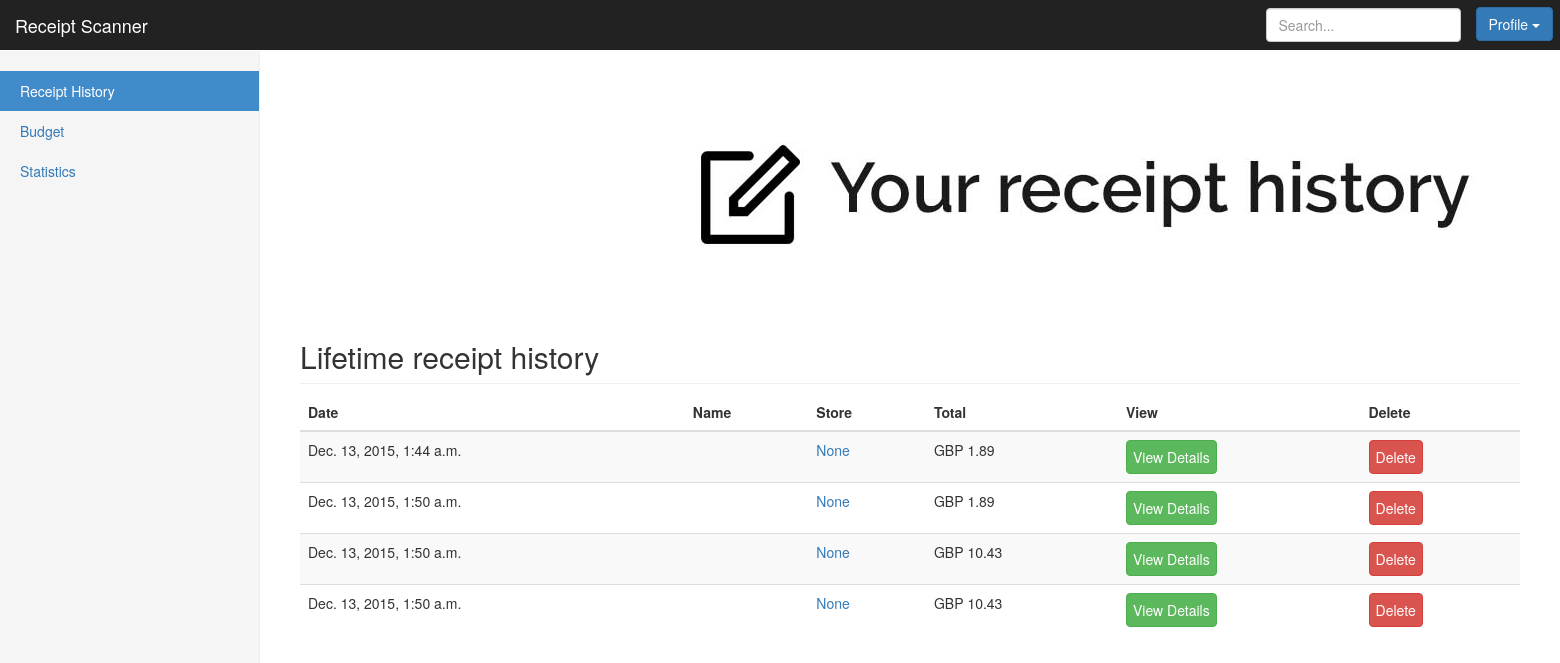
Page /main/home/ (signed in) on the earlier database version.
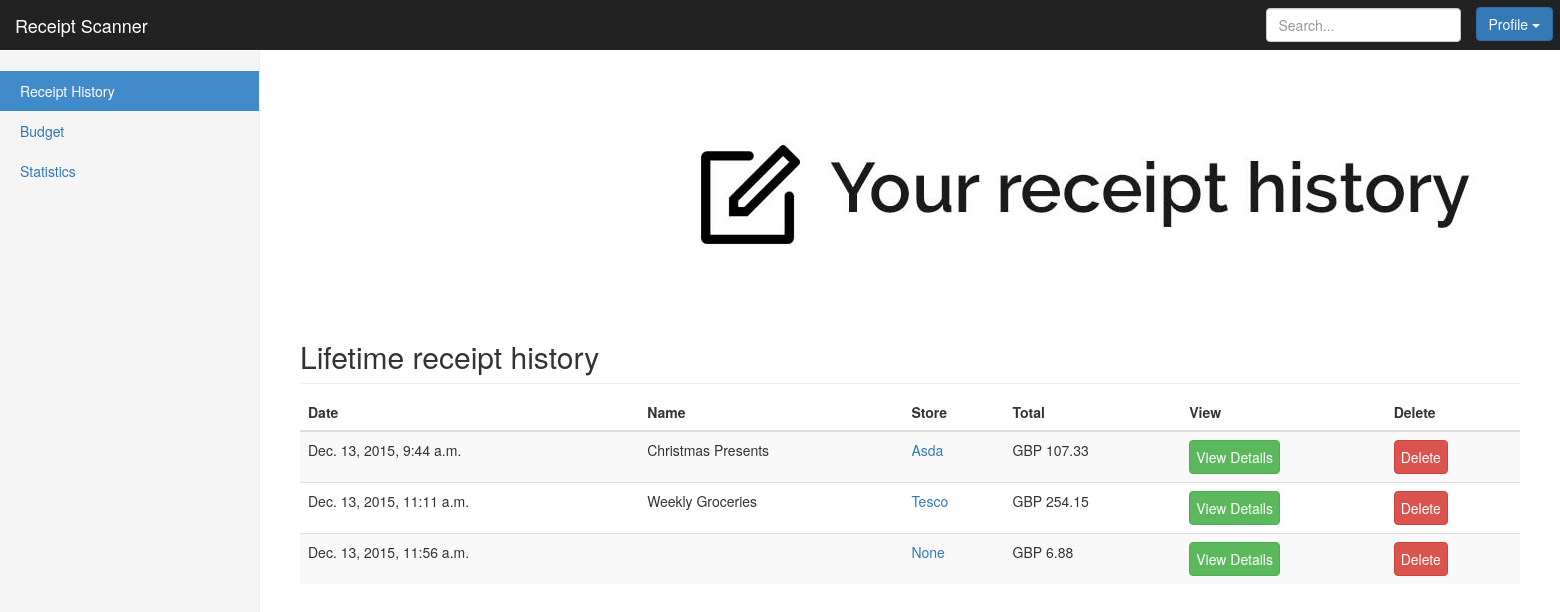
Same page on the later database version.
### api/models.py (models this page shows)
class Receipt(models.Model):
  user = models.ForeignKey(User)
  names_image = models.ImageField(upload_to='names/')
  prices_image = models.ImageField(upload_to='prices/')
  date = models.DateTimeField(auto_now_add=True)
  description = models.CharField(max_length=255)
  store = models.ForeignKey(Store, null=True, blank=True)
  def total(self):
    totalSpending = 0
    items = self.receiptitem_set.all()
    for item in items:
      totalSpending += item.price
    return totalSpending

class ReceiptItem(models.Model):
  name = models.CharField(max_length=255)
  price = models.DecimalField(max_digits=20, decimal_places=10)
  category = models.ManyToManyField(Category)
  receipt = models.ForeignKey(Receipt)

class Store(models.Model):
  name = models.CharField(max_length=255)
  location = models.CharField(max_length=255)
  def __str__(self):
    return self.name

### main/views.py (the view)
class ReceiptsHistory(TemplateView):
  def get_context_data(self, **kwargs):
    context = super(ReceiptsHistory, self).get_context_data(**kwargs)
    currentUser = self.request.user
    receipts = Receipt.objects.filter(user = currentUser)
    context["receipts"] = receipts
    return context
  @method_decorator(login_required)
  def get(self, request):
    return render(request, "main/home.html", self.get_context_data())

### main/templates/main/home.html (shortened to what this page needs)
{% extends "main/base.html" %}
{% block content %}
{% load staticfiles %}
<div class="col-sm-9 col-sm-offset-3 col-md-10 col-md-offset-2 main">
  <img src="{% static "main/img/hue2.jpg" %}">
  <h2 class="sub-header">Lifetime receipt history</h2>
  <div class="table-responsive">
    <table class="table table-striped">
      <thead>
        <tr>
          <th>Date</th>
          <th>Name</th>
          <th>Store</th>
          <th>Total</th>
          <th>View</th>
          <th>Delete</th>
        </tr>
      </thead>
      <tbody>
        {% for receipt in receipts %}
        <tr>
          <td>{{ receipt.date }}</td>
          <td>{{ receipt.description }}</td>
          <td><a href="store">{{ receipt.store }}</a></td>
          <td>GBP {{ receipt.total|floatformat:2 }}</td>
          <td><button type="button" class="btn btn-success" data-toggle="modal" data-target="#{{ receipt.id }}">View Details</button></td>
          <td><button type="button" class="btn btn-danger">Delete</button></td>
        </tr>
        {% endfor %}
      </tbody>
    </table>
  </div>
</div>
{% endblock %}

### main/templates/main/base.html (shortened to what this page needs)
{% extends "main/head.html" %}
{% block body %}
<nav class="navbar navbar-inverse navbar-fixed-top">
  <div class="container-fluid">
    <div class="navbar-header">
      <a class="navbar-brand" href="base">Receipt Scanner</a>
    </div>
    <div id="navbar" class="navbar-collapse collapse">
      <ul class="nav navbar-nav navbar-right">
        <li>
            <div class="btn-group">
              <button type="button" class="btn btn-primary dropdown-toggle btn-margin" data-toggle="dropdown" aria-haspopup="true" aria-expanded="false">
                Profile <span class="caret"></span>
              </button>
            </div>
        </li>
      </ul>
      <form class="navbar-form navbar-right">
        <input type="text" class="form-control" placeholder="Search...">
      </form>
    </div>
  </div>
</nav>
<div class="container-fluid">
  <div class="row">
    <div class="col-sm-3 col-md-2 sidebar">
      <ul class="nav nav-sidebar">
        <li {% if request.path == "/main/home/" %} class="active" {% endif %}><a href="/main/home">Receipt History <span class="sr-only">(current)</span></a></li>
        <li {% if request.path == "/main/budget/" %} class="active" {% endif %}><a href="/main/budget">Budget</a></li>
        <li {% if request.path == "/main/statistics/" %} class="active" {% endif %}><a href="/main/statistics">Statistics</a></li>
      </ul>
    </div>
  </div>
</div>
{% block content %}{% endblock %}
{% endblock %}

### main/templates/main/head.html (shortened to what this page needs)
<!DOCTYPE html>
<html lang="en">
  <head>
    {% load staticfiles %}
    <link href="{% static "main/css/bootstrap.min.css" %}" rel="stylesheet">
    <link href="{% static "main/css/ie10-viewport-bug-workaround.css" %}" rel="stylesheet">
    <link href="{% static "main/css/dashboard.css" %}" rel="stylesheet">
  </head>
  <body>
    {% block body %}{% endblock %}
  </body>
</html>

### main/static/main/css/dashboard.css (style rules this page uses)
body { padding-top: 50px; }
.sub-header { padding-bottom: 10px; border-bottom: 1px solid #eee; }
.navbar-fixed-top { border: 0; }
.sidebar { display: none; }
@media (min-width: 768px) { .sidebar { position: fixed; top: 51px; bottom: 0; left: 0; z-index: 1000; display: block; padding: 20px; overflow-x: hidden; overflow-y: auto; background-color: #f5f5f5; border-right: 1px solid #eee; } }
.nav-sidebar { margin-right: -21px; margin-bottom: 20px; margin-left: -20px; }
.nav-sidebar > li > a { padding-right: 20px; padding-left: 20px; }
.nav-sidebar > .active > a, .nav-sidebar > .active > a:hover, .nav-sidebar > .active > a:focus { color: #fff; background-color: #428bca; }
.main { padding: 20px; }
@media (min-width: 768px) { .main { padding-right: 40px; padding-left: 40px; } }
.btn-danger { padding: 6px; }
.btn-success { padding: 6px; }
.btn-margin { margin: 7px; }

Differences in the rows shown:
removed Receipt: date "Dec. 13, 2015, 1:44 a.m.", store "None", total "1.89"
removed Receipt: date "Dec. 13, 2015, 1:50 a.m.", store "None", total "1.89"
removed Receipt: date "Dec. 13, 2015, 1:50 a.m.", store "None", total "10.43"
removed Receipt: date "Dec. 13, 2015, 1:50 a.m.", store "None", total "10.43"
added Receipt: date "Dec. 13, 2015, 9:44 a.m.", description "Christmas Presents", store "Asda", total "107.33"
added Receipt: date "Dec. 13, 2015, 11:11 a.m.", description "Weekly Groceries", store "Tesco", total "254.15"
added Receipt: date "Dec. 13, 2015, 11:56 a.m.", store "None", total "6.88"
